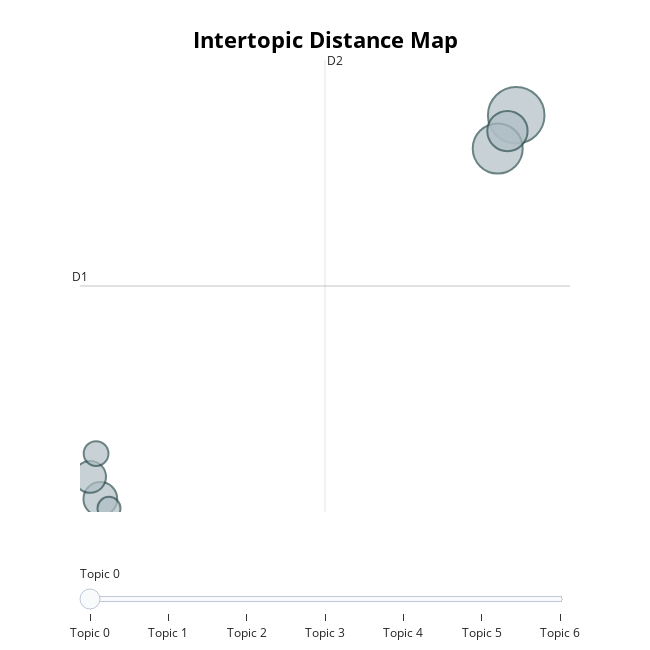

Notebook cell for this chart:
### Code cell
#Topic Intertopic Distance Map
topic_model.visualize_topics()

### Figure 1 — Plotly figure (JSON) as saved in the notebook; plotly's stock layout.template omitted (floating-point values rounded to 4 significant figures)
{"data": [{"customdata": [[0, "store | item | would | complain | produce", 73], [1, "enough | line | open | cashier | checkout", 57], [2, "walmart | customer | help | thing | need", 37], [3, "complain | would | return | dont | know", 26], [4, "customer | service | poor | care | time", 23], [5, "employee | treated | rude | dumb | head", 14], [6, "nothing | previous | kinda | ghetto | donno", 12]], "hovertemplate": "<b>Topic %{customdata[0]}</b><br>%{customdata[1]}<br>Size: %{customdata[2]}", "legendgroup": "", "marker": {"color": "#B0BEC5", "line": {"color": "DarkSlateGrey", "width": 2}, "size": [73, 57, 37, 26, 23, 14, 12], "sizemode": "area", "sizeref": 0.04562, "symbol": "circle"}, "mode": "markers", "name": "", "orientation": "v", "showlegend": false, "type": "scatter", "x": [16.21, 15.37, 15.81, -2.587, -3.049, -2.78, -2.197], "xaxis": "x", "y": [9.27, 8.433, 8.873, -0.3855, 0.1705, 0.7569, -0.6204], "yaxis": "y"}], "layout": {"annotations": [{"showarrow": false, "text": "D1", "x": -3.507, "y": 4.973, "yshift": 10}, {"showarrow": false, "text": "D2", "x": 7.567, "xshift": 10, "y": 10.66}], "height": 650, "hoverlabel": {"bgcolor": "white", "font": {"family": "Rockwell", "size": 16}}, "legend": {"itemsizing": "constant", "tracegroupgap": 0}, "margin": {"t": 60}, "shapes": [{"line": {"color": "#CFD8DC", "width": 2}, "type": "line", "x0": 7.567, "x1": 7.567, "y0": -0.7135, "y1": 10.66}, {"line": {"color": "#9E9E9E", "width": 2}, "type": "line", "x0": -3.507, "x1": 18.64, "y0": 4.973, "y1": 4.973}], "sliders": [{"active": 0, "pad": {"t": 50}, "steps": [{"args": [{"marker.color": [["red", "#B0BEC5", "#B0BEC5", "#B0BEC5", "#B0BEC5", "#B0BEC5", "#B0BEC5"]]}], "label": "Topic 0", "method": "update"}, {"args": [{"marker.color": [["#B0BEC5", "red", "#B0BEC5", "#B0BEC5", "#B0BEC5", "#B0BEC5", "#B0BEC5"]]}], "label": "Topic 1", "method": "update"}, {"args": [{"marker.color": [["#B0BEC5", "#B0BEC5", "red", "#B0BEC5", "#B0BEC5", "#B0BEC5", "#B0BEC5"]]}], "label": "Topic 2", "method": "update"}, {"args": [{"marker.color": [["#B0BEC5", "#B0BEC5", "#B0BEC5", "red", "#B0BEC5", "#B0BEC5", "#B0BEC5"]]}], "label": "Topic 3", "method": "update"}, {"args": [{"marker.color": [["#B0BEC5", "#B0BEC5", "#B0BEC5", "#B0BEC5", "red", "#B0BEC5", "#B0BEC5"]]}], "label": "Topic 4", "method": "update"}, {"args": [{"marker.color": [["#B0BEC5", "#B0BEC5", "#B0BEC5", "#B0BEC5", "#B0BEC5", "red", "#B0BEC5"]]}], "label": "Topic 5", "method": "update"}, {"args": [{"marker.color": [["#B0BEC5", "#B0BEC5", "#B0BEC5", "#B0BEC5", "#B0BEC5", "#B0BEC5", "red"]]}], "label": "Topic 6", "method": "update"}]}], "title": {"font": {"color": "Black", "size": 22}, "text": "<b>Intertopic Distance Map</b>", "x": 0.5, "xanchor": "center", "y": 0.95, "yanchor": "top"}, "width": 650, "xaxis": {"anchor": "y", "domain": [0, 1], "range": [-3.507, 18.64], "title": {"text": ""}, "visible": false}, "yaxis": {"anchor": "x", "domain": [0, 1], "range": [-0.7135, 10.66], "title": {"text": ""}, "visible": false}}}
